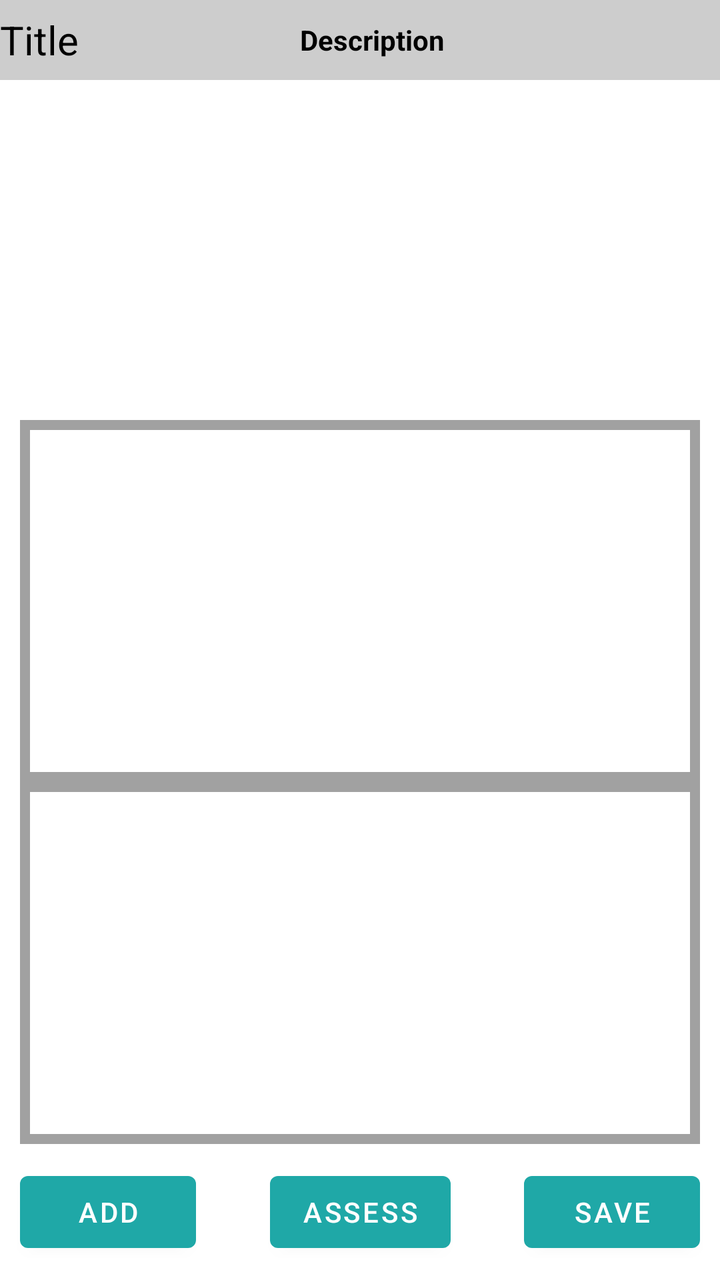
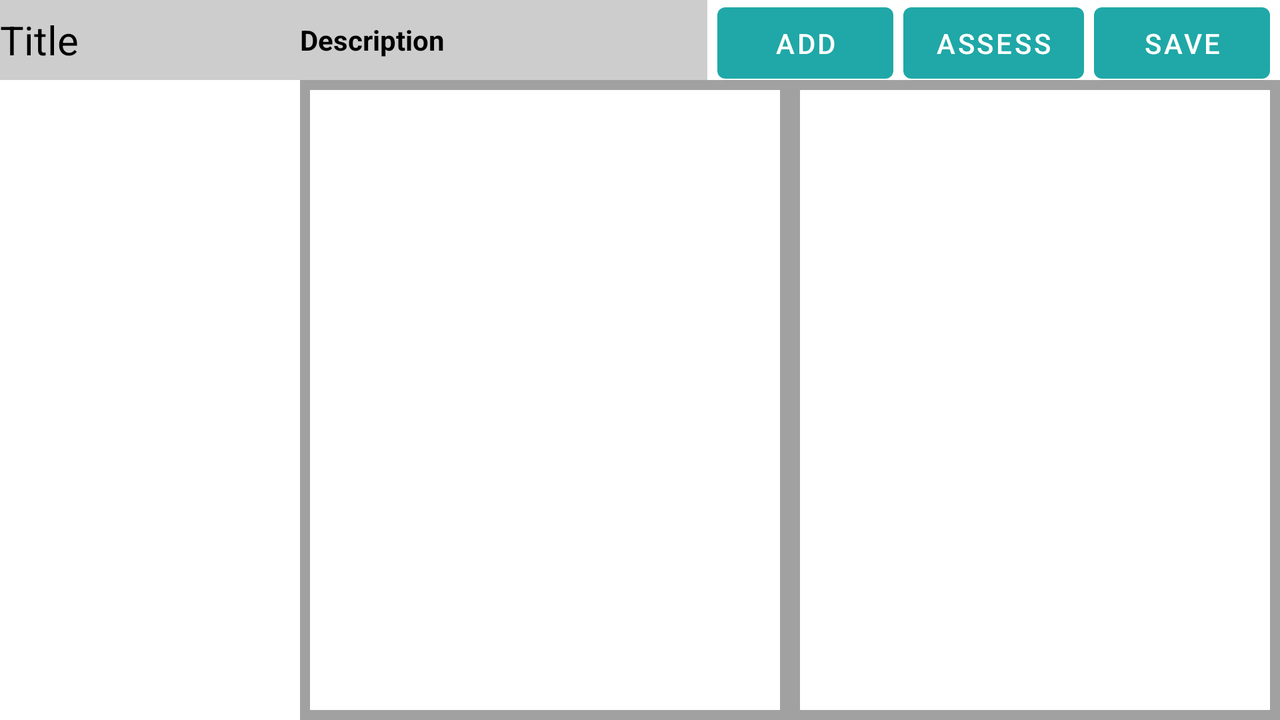

First picture: res/layout/ on a phone held upright. Second picture: the repository's own variant of that layout, on a device whose configuration matches the variant's folder. Source for both follows.
<!-- AndroidManifest.xml: application theme Theme.ObxKotlin -->
<!-- res/layout/fragment_comment_item.xml -->
<?xml version="1.0" encoding="utf-8"?>
<androidx.constraintlayout.widget.ConstraintLayout xmlns:android="http://schemas.android.com/apk/res/android"
    xmlns:app="http://schemas.android.com/apk/res-auto"
    xmlns:tools="http://schemas.android.com/tools"
    android:layout_width="match_parent"
    android:layout_height="match_parent"
    tools:context=".ui.Page.FragmentItemEditAssess">

    <Button
        android:id="@+id/buttonAssess"
        android:layout_width="wrap_content"
        android:layout_height="wrap_content"
        android:layout_marginBottom="10dp"
        android:text="@string/action_assess"
        app:layout_constraintBottom_toBottomOf="parent"
        app:layout_constraintEnd_toStartOf="@+id/buttonSave"
        app:layout_constraintStart_toEndOf="@+id/buttonAdd" />

    <Button
        android:id="@+id/buttonAdd"
        android:layout_width="wrap_content"
        android:layout_height="wrap_content"
        android:layout_marginStart="10dp"
        android:layout_marginLeft="10dp"
        android:layout_marginBottom="10dp"
        android:text="@string/action_add"
        app:layout_constraintBottom_toBottomOf="parent"
        app:layout_constraintStart_toStartOf="parent" />

    <Button
        android:id="@+id/buttonSave"
        android:layout_width="wrap_content"
        android:layout_height="wrap_content"
        android:layout_marginEnd="10dp"
        android:layout_marginRight="10dp"
        android:layout_marginBottom="10dp"
        android:text="@string/action_save"
        app:layout_constraintBottom_toBottomOf="parent"
        app:layout_constraintEnd_toEndOf="parent" />

    <androidx.constraintlayout.widget.ConstraintLayout
        android:id="@+id/imageLayout"
        android:layout_width="match_parent"
        android:layout_height="160dp"
        app:layout_constraintEnd_toEndOf="parent"
        app:layout_constraintStart_toStartOf="parent"
        app:layout_constraintTop_toBottomOf="@+id/constraintLayout">

        <ImageView
            android:id="@+id/imageView1"
            android:layout_width="wrap_content"
            android:layout_height="wrap_content"
            android:layout_marginStart="10dp"
            android:layout_marginLeft="10dp"
            app:layout_constraintBottom_toBottomOf="parent"
            app:layout_constraintStart_toStartOf="parent"
            app:layout_constraintTop_toTopOf="parent"
            tools:srcCompat="@tools:sample/avatars" />

        <ImageView
            android:id="@+id/imageView2"
            android:layout_width="wrap_content"
            android:layout_height="wrap_content"
            android:layout_marginEnd="10dp"
            android:layout_marginRight="10dp"
            app:layout_constraintBottom_toBottomOf="parent"
            app:layout_constraintEnd_toEndOf="parent"
            app:layout_constraintTop_toTopOf="parent"
            tools:srcCompat="@tools:sample/avatars" />

    </androidx.constraintlayout.widget.ConstraintLayout>

    <androidx.core.widget.NestedScrollView
        android:id="@+id/NestedScrollView1"
        android:layout_width="0dp"
        android:layout_height="0dp"
        android:layout_marginStart="10dp"
        android:layout_marginLeft="10dp"
        android:layout_marginTop="10dp"
        android:layout_marginEnd="10dp"
        android:layout_marginRight="10dp"
        android:background="#A1A1A1"
        android:fillViewport="true"
        android:padding="5dp"
        app:layout_constraintBottom_toTopOf="@+id/NestedScrollView2"
        app:layout_constraintEnd_toEndOf="parent"
        app:layout_constraintStart_toStartOf="parent"
        app:layout_constraintTop_toBottomOf="@+id/imageLayout">


        <androidx.recyclerview.widget.RecyclerView
            android:id="@+id/recyclerView1"
            android:layout_width="match_parent"
            android:layout_height="wrap_content"
            android:background="#FFFFFF"
            android:padding="5dp"
            app:layoutManager="androidx.recyclerview.widget.GridLayoutManager" />
    </androidx.core.widget.NestedScrollView>

    <androidx.core.widget.NestedScrollView
        android:id="@+id/NestedScrollView2"
        android:layout_width="0dp"
        android:layout_height="0dp"
        android:layout_marginStart="10dp"
        android:layout_marginLeft="10dp"
        android:layout_marginEnd="10dp"
        android:layout_marginRight="10dp"
        android:layout_marginBottom="10dp"
        android:background="#A1A1A1"
        android:fillViewport="true"
        android:padding="5dp"
        app:layout_constraintBottom_toTopOf="@+id/buttonSave"
        app:layout_constraintEnd_toEndOf="parent"
        app:layout_constraintStart_toStartOf="parent"
        app:layout_constraintTop_toBottomOf="@+id/NestedScrollView1">


        <androidx.recyclerview.widget.RecyclerView
            android:id="@+id/recyclerView2"
            android:layout_width="match_parent"
            android:layout_height="wrap_content"
            android:background="#FFFFFF"
            android:padding="5dp"
            app:layoutManager="androidx.recyclerview.widget.GridLayoutManager" />
    </androidx.core.widget.NestedScrollView>

    <androidx.constraintlayout.widget.ConstraintLayout
        android:id="@+id/constraintLayout"
        android:layout_width="match_parent"
        android:layout_height="40dp"
        android:background="#CDCDCD"
        app:layout_constraintTop_toTopOf="parent"
        tools:layout_editor_absoluteX="1dp">

        <TextView
            android:id="@+id/titleReadItem"
            android:layout_width="150dp"
            android:layout_height="40dp"
            android:gravity="left|center_vertical"
            android:text="@string/hint_title"
            android:textColor="#000000"
            android:textSize="20sp"
            app:layout_constraintStart_toStartOf="parent"
            app:layout_constraintTop_toTopOf="parent" />

        <TextView
            android:id="@+id/DescriptionReadItem"
            android:layout_width="0dp"
            android:layout_height="40dp"
            android:gravity="left|center_vertical"
            android:text="@string/hint_description"
            android:textColor="#000000"
            android:textStyle="bold"
            app:layout_constraintEnd_toEndOf="parent"
            app:layout_constraintStart_toEndOf="@+id/titleReadItem"
            app:layout_constraintTop_toTopOf="parent" />

    </androidx.constraintlayout.widget.ConstraintLayout>


</androidx.constraintlayout.widget.ConstraintLayout>
<!-- resources referenced by this layout -->
<resources>
  <string name="action_add">Add</string>
  <string name="action_assess">Assess</string>
  <string name="action_save">Save</string>
  <string name="hint_description">Description</string>
  <string name="hint_title">Title</string>
  <style name="Theme.ObxKotlin" parent="Theme.MaterialComponents.DayNight.DarkActionBar">
          
          <item name="colorPrimary">@color/obx_green</item>
          <item name="colorPrimaryVariant">@color/obx_green_dark</item>
          <item name="colorOnPrimary">@color/white</item>
          
          <item name="colorSecondary">@color/obx_pink</item>
          <item name="colorSecondaryVariant">@color/obx_pink_dark</item>
          <item name="colorOnSecondary">@color/black</item>
          
          <item name="android:statusBarColor" tools:targetApi="l">?attr/colorPrimaryVariant</item>
          
      </style>
  <color name="obx_green">#FF1FA8A7</color>
  <color name="obx_green_dark">#FF007878</color>
  <color name="white">#FFFFFFFF</color>
  <color name="obx_pink">#FFE61955</color>
  <color name="obx_pink_dark">#FFAD002D</color>
  <color name="black">#FF000000</color>
</resources>
<!-- res/layout-land/fragment_comment_item.xml (the repository's variant of the layout above) -->
<!-- drawn on the phone turned sideways -->
<?xml version="1.0" encoding="utf-8"?>
<androidx.constraintlayout.widget.ConstraintLayout xmlns:android="http://schemas.android.com/apk/res/android"
    xmlns:app="http://schemas.android.com/apk/res-auto"
    xmlns:tools="http://schemas.android.com/tools"
    android:layout_width="match_parent"
    android:layout_height="match_parent"
    tools:context=".ui.Page.FragmentItemEditAssess">

    <Button
        android:id="@+id/buttonAssess"
        android:layout_width="wrap_content"
        android:layout_height="wrap_content"
        android:layout_marginTop="-3dp"
        android:layout_marginEnd="5dp"
        android:layout_marginRight="5dp"
        android:text="@string/action_assess"
        app:layout_constraintEnd_toStartOf="@+id/buttonSave"
        app:layout_constraintTop_toTopOf="parent" />

    <Button
        android:id="@+id/buttonAdd"
        android:layout_width="wrap_content"
        android:layout_height="wrap_content"
        android:layout_marginTop="-3dp"
        android:layout_marginEnd="5dp"
        android:layout_marginRight="5dp"
        android:text="@string/action_add"
        app:layout_constraintEnd_toStartOf="@+id/buttonAssess"
        app:layout_constraintTop_toTopOf="parent" />

    <Button
        android:id="@+id/buttonSave"
        android:layout_width="wrap_content"
        android:layout_height="wrap_content"
        android:layout_marginTop="-3dp"
        android:layout_marginEnd="5dp"
        android:layout_marginRight="5dp"
        android:text="@string/action_save"
        app:layout_constraintEnd_toEndOf="parent"
        app:layout_constraintTop_toTopOf="parent" />

    <androidx.constraintlayout.widget.ConstraintLayout
        android:id="@+id/imageLayout"
        android:layout_width="150dp"
        android:layout_height="0dp"
        app:layout_constraintBottom_toBottomOf="parent"
        app:layout_constraintStart_toStartOf="parent"
        app:layout_constraintTop_toBottomOf="@+id/constraintLayout">

        <ImageView
            android:id="@+id/imageView1"
            android:layout_width="0dp"
            android:layout_height="0dp"
            app:layout_constraintBottom_toTopOf="@+id/imageView2"
            app:layout_constraintEnd_toEndOf="parent"
            app:layout_constraintStart_toStartOf="parent"
            app:layout_constraintTop_toTopOf="parent"
            app:layout_constraintDimensionRatio="H,1:1"
            android:scaleType="centerCrop"
            tools:srcCompat="@tools:sample/avatars" />

        <ImageView
            android:id="@+id/imageView2"
            android:layout_width="0dp"
            android:layout_height="0dp"
            app:layout_constraintBottom_toBottomOf="parent"
            app:layout_constraintEnd_toEndOf="parent"
            app:layout_constraintStart_toStartOf="parent"
            app:layout_constraintTop_toBottomOf="@+id/imageView1"
            app:layout_constraintDimensionRatio="H,1:1"
            android:scaleType="centerCrop"
            tools:srcCompat="@tools:sample/avatars" />


    </androidx.constraintlayout.widget.ConstraintLayout>

    <androidx.core.widget.NestedScrollView
        android:id="@+id/NestedScrollView1"
        android:layout_width="0dp"
        android:layout_height="0dp"
        android:background="#A1A1A1"
        android:fillViewport="true"
        android:padding="5dp"
        app:layout_constraintBottom_toBottomOf="parent"
        app:layout_constraintEnd_toStartOf="@+id/NestedScrollView2"
        app:layout_constraintStart_toEndOf="@+id/imageLayout"
        app:layout_constraintTop_toBottomOf="@+id/constraintLayout">


        <androidx.recyclerview.widget.RecyclerView
            android:id="@+id/recyclerView1"
            android:layout_width="match_parent"
            android:layout_height="match_parent"
            android:background="#FFFFFF"
            android:padding="5dp"
            app:layoutManager="androidx.recyclerview.widget.GridLayoutManager" />
    </androidx.core.widget.NestedScrollView>

    <androidx.core.widget.NestedScrollView
        android:id="@+id/NestedScrollView2"
        android:layout_width="0dp"
        android:layout_height="0dp"
        android:background="#A1A1A1"
        android:fillViewport="true"
        android:padding="5dp"
        app:layout_constraintBottom_toBottomOf="parent"
        app:layout_constraintEnd_toEndOf="parent"
        app:layout_constraintStart_toEndOf="@+id/NestedScrollView1"
        app:layout_constraintTop_toBottomOf="@+id/constraintLayout">


        <androidx.recyclerview.widget.RecyclerView
            android:id="@+id/recyclerView2"
            android:layout_width="match_parent"
            android:layout_height="match_parent"
            android:background="#FFFFFF"
            android:padding="5dp"
            app:layoutManager="androidx.recyclerview.widget.GridLayoutManager" />
    </androidx.core.widget.NestedScrollView>

    <androidx.constraintlayout.widget.ConstraintLayout
        android:id="@+id/constraintLayout"
        android:layout_width="0dp"
        android:layout_height="40dp"
        android:layout_marginEnd="5dp"
        android:layout_marginRight="5dp"
        android:background="#CDCDCD"
        app:layout_constraintEnd_toStartOf="@+id/buttonAdd"
        app:layout_constraintStart_toStartOf="parent"
        app:layout_constraintTop_toTopOf="parent">

        <TextView
            android:id="@+id/titleReadItem"
            android:layout_width="150dp"
            android:layout_height="40dp"
            android:gravity="left|center_vertical"
            android:text="@string/hint_title"
            android:textColor="#000000"
            android:textSize="20sp"
            app:layout_constraintStart_toStartOf="parent"
            app:layout_constraintTop_toTopOf="parent" />

        <TextView
            android:id="@+id/DescriptionReadItem"
            android:layout_width="0dp"
            android:layout_height="40dp"
            android:gravity="left|center_vertical"
            android:text="@string/hint_description"
            android:textColor="#000000"
            android:textStyle="bold"
            app:layout_constraintEnd_toEndOf="parent"
            app:layout_constraintStart_toEndOf="@+id/titleReadItem"
            app:layout_constraintTop_toTopOf="parent" />

    </androidx.constraintlayout.widget.ConstraintLayout>


</androidx.constraintlayout.widget.ConstraintLayout>
